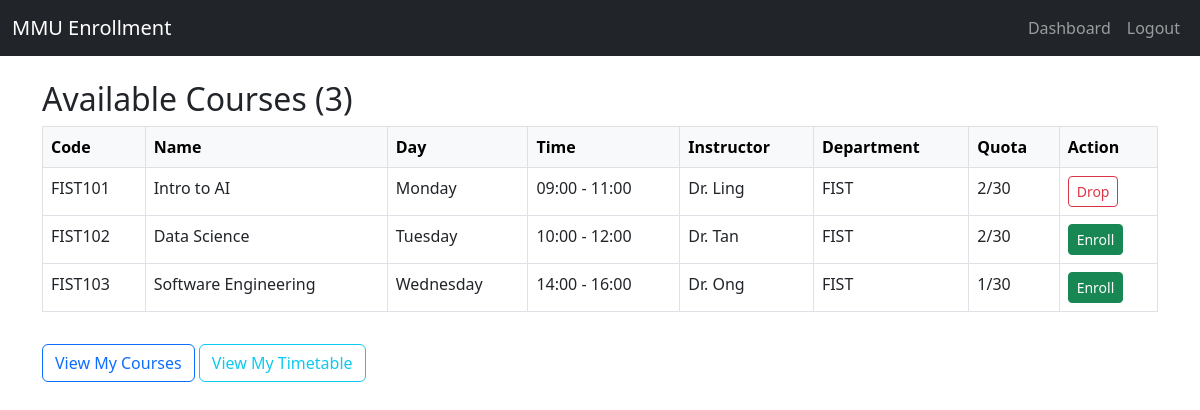
/dashboard (signed in), run on the app's committed database.
### app/models.py (models this page shows)
class Course(db.Model):
    id = db.Column(db.Integer, primary_key=True)
    course_code = db.Column(db.String(10), unique=True)
    course_name = db.Column(db.String(128))
    instructor = db.Column(db.String(64))
    quota = db.Column(db.Integer)
    description = db.Column(db.Text)
    credits = db.Column(db.Integer)
    semester = db.Column(db.String(64))
    schedule = db.Column(db.String(128))
    location = db.Column(db.String(128))
    department = db.Column(db.String(64))
    day_of_week = db.Column(db.String(16))
    start_time = db.Column(db.Time)
    end_time = db.Column(db.Time)
    enrollments = db.relationship('Enrollment', backref='course', lazy=True)

### app/routes.py (the view)
@main.route("/dashboard")
def dashboard():
    if "student_id" not in session:
        flash("Please login first.", "warning")
        return redirect(url_for("main.login"))
    student = Student.query.get(session["student_id"])
    courses = Course.query.filter_by(department=student.department).all()
    enrolled_ids = [e.course_id for e in Enrollment.query.filter_by(student_id=student.id).all()]
    return render_template("dashboard.html", courses=courses, enrolled_ids=enrolled_ids)

### app/templates/dashboard.html (shortened to what this page needs)
{% extends "base.html" %}
{% block content %}
<h2>Available Courses ({{ courses|length }})</h2>
<table class="table table-bordered">
    <thead class="table-light">
        <tr>
            <th>Code</th>
            <th>Name</th>
            <th>Day</th>
            <th>Time</th>
            <th>Instructor</th>
            <th>Department</th>
            <th>Quota</th>
            <th>Action</th>
        </tr>
    </thead>
    <tbody>
        {% for course in courses %}
        <tr>
            <td>{{ course.course_code }}</td>
            <td>{{ course.course_name }}</td>
            <td>{{ course.day_of_week }}</td>
            <td>
                {% if course.start_time and course.end_time %}
                  {{ course.start_time.strftime('%H:%M') }} - {{ course.end_time.strftime('%H:%M') }}
                {% else %}
                  <span class="text-muted">No time set</span>
                {% endif %}
              </td>
            <td>{{ course.instructor }}</td>
            <td>{{ course.department }}</td>
            <td>
                {% set enrolled = course.enrollments|length %}
                {{ enrolled }}/{{ course.quota }}
            </td>
            <td>
                {% if course.id in enrolled_ids %}
                    <a href="{{ url_for('main.drop', course_id=course.id) }}" class="btn btn-sm btn-outline-danger">Drop</a>
                {% else %}
                    <a href="{{ url_for('main.enroll', course_id=course.id) }}" class="btn btn-sm btn-success">Enroll</a>
                {% endif %}
            </td>
        </tr>
        {% endfor %}
    </tbody>
</table>
<a href="{{ url_for('main.my_courses') }}" class="btn btn-outline-primary mt-3">View My Courses</a>
<a href="{{ url_for('main.timetable') }}" class="btn btn-outline-info mt-3">View My Timetable</a>
{% endblock %}

### app/templates/base.html (shortened to what this page needs)
<!DOCTYPE html>
<html lang="en">
<head>
    <link href="https://cdn.jsdelivr.net/npm/bootstrap@5.3.0/dist/css/bootstrap.min.css" rel="stylesheet">
</head>
<body>
<nav class="navbar navbar-expand-lg navbar-dark bg-dark mb-4">
    <div class="container-fluid">
        <a class="navbar-brand" href="{{ url_for('main.index') }}">MMU Enrollment</a>
        <div class="collapse navbar-collapse">
            <ul class="navbar-nav ms-auto">
                {% if session.get("student_id") %}
                <li class="nav-item"><a class="nav-link" href="{{ url_for('main.dashboard') }}">Dashboard</a></li>
                <li class="nav-item"><a class="nav-link" href="{{ url_for('main.logout') }}">Logout</a></li>
                {% else %}
                <li class="nav-item"><a class="nav-link" href="{{ url_for('main.register') }}">Register</a></li>
                <li class="nav-item"><a class="nav-link" href="{{ url_for('main.login') }}">Login</a></li>
                {% endif %}
            </ul>
        </div>
    </div>
</nav>
<div class="container">
    {% block content %}{% endblock %}
</div>
</body>
</html>

### data on the page
Course: course_code "FIST101", course_name "Intro to AI", day_of_week "Monday", start_time "09:00", end_time "11:00", instructor "Dr. Ling", department "FIST", enrolled "2", quota "30"
Course: course_code "FIST102", course_name "Data Science", day_of_week "Tuesday", start_time "10:00", end_time "12:00", instructor "Dr. Tan", department "FIST", id "2", quota "30"
Course: course_code "FIST103", course_name "Software Engineering", day_of_week "Wednesday", start_time "14:00", end_time "16:00", instructor "Dr. Ong", department "FIST", enrolled "1", quota "30"

### other printed values
{{ courses|length }} "3"
